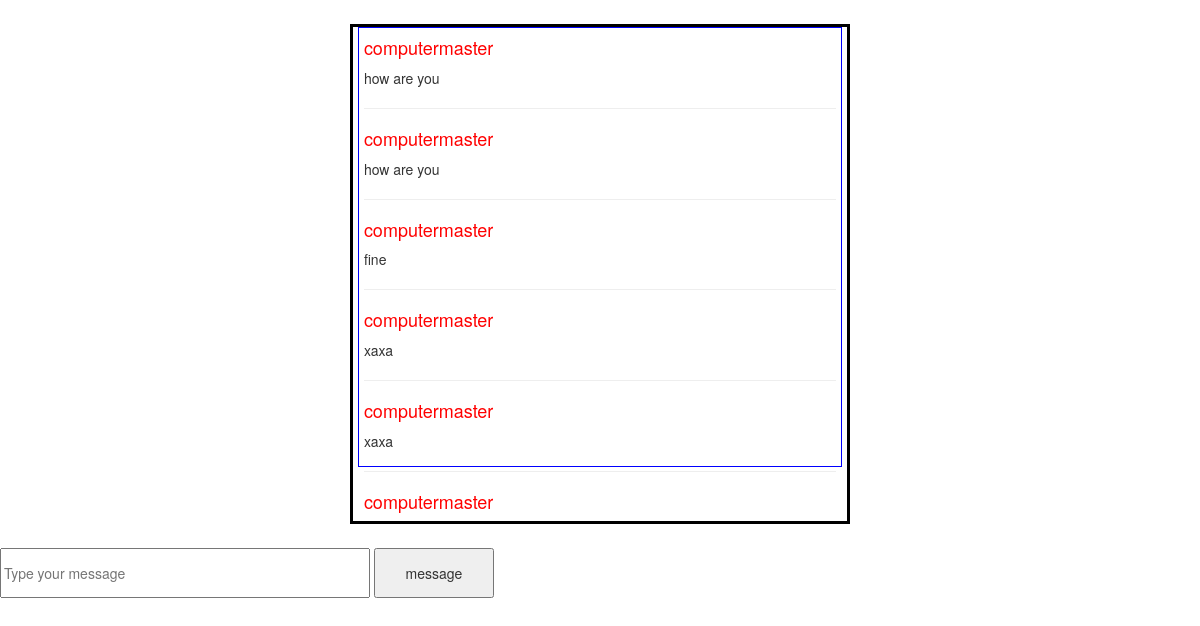
Page /chat_room.php on the committed database.
### tables this page shows
CREATE TABLE `message` (
  `id` int(11) NOT NULL,
  `message` text NOT NULL,
  `user_name` varchar(100) NOT NULL
);

### chat_room.php (the view, shortened to what this page needs)
<?php
include 'includes/header.php';
?>
<div id="main">
    <div id="message_area">
<?php
    $q1 = "SELECT * FROM `message`";
    $r1 = mysqli_query($conn,$q1);
    while($row = mysqli_fetch_assoc($r1)){
        $message = $row['message'];
        $user_name = $row['user_name'];
        echo '<h4 style="color:red">'.$user_name.'</h4>';
        echo '<p>'.$message.'</p>';
        echo '<hr>';
    }
?>
    </div>
</div>
<div id="message_area main">
	 <form method="post">
    <input type="text" name = "message" style="width:370px; height:50px;" placeholder = "Type your message">
    <input type="submit" name = "submit" style="width:120px; height:50px;" value = "message">
    </form>
</div>

### includes/header.php (shortened to what this page needs)
<!DOCTYPE html>
<html lang="en">
<head>
	<link rel="stylesheet" href="https://maxcdn.bootstrapcdn.com/bootstrap/3.3.6/css/bootstrap.min.css" />
	<link rel="stylesheet" type="text/css" href="css/style.css">
</head>
<body>

### css/style.css (style rules this page uses)
#main { border:3px solid black; width:500px; height:500px; margin: 24px auto;overflow: scroll; }
#message_area { width: 98%;padding:0% 1%; border:1px solid blue;height:440px; position:relative;margin: auto;padding: auto; }

### rows in the picture
message: user_name "computermaster", message "how are you"
message: user_name "computermaster", message "how are you"
message: user_name "computermaster", message "fine"
message: user_name "computermaster", message "xaxa"
message: user_name "computermaster", message "xaxa"
message: user_name "computermaster"
